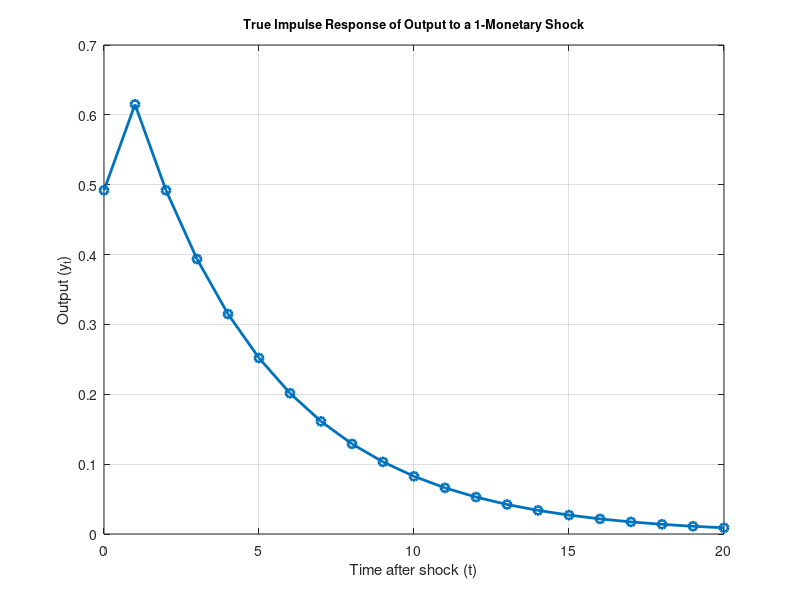

Recreate this plot in MATLAB.
clear all 

% Parameters
beta = 0.99;
kappa = 0.13;
rho = 0.8;

% Coefficients from numerical solution (approximated)
a = 0; %0.701502; % 1.43991; 
b = 0.615; %0.262662; % -1.70648; 
c = 0.492; %0.885;
d = 0.115;  % Not used here since eta_t = 0

% Simulation settings
T = 21;                     % Number of periods
y = zeros(T, 1);            % Output
delta_M = zeros(T, 1);      % Money growth
eps = zeros(T, 1);          % Monetary shocks
eta = zeros(T, 1);          % Productivity shocks

% Apply one-unit shock at t = 0 -- or 1 standard deviation for eps
eps(1) = 1;
%eps(1) = 0.00066;

% Simulate model
for t = 1:T
    if t == 1
        delta_M(t) = eps(t);
        y(t) = c * eps(t);
    else
        delta_M(t) = rho * delta_M(t-1) + eps(t);
        y(t) = a * y(t-1) + b * delta_M(t-1) + c * eps(t);
    end
end

% Plot impulse response
figure;
plot(0:T-1, y, 'o-', 'LineWidth', 2);
title('True Impulse Response of Output to a 1-Monetary Shock','FontSize',9);
xlabel('Time after shock (t)');
ylabel('Output (y_t)');
grid on;

% Save figure
saveas(gcf, 'out/2_IRF_theoretical_y.png');
